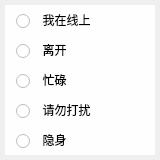
<?xml version="1.0" encoding="UTF-8"?>
<ui version="4.0">
 <class>LoginStateWid</class>
 <widget class="QWidget" name="LoginStateWid">
  <property name="geometry">
   <rect>
    <x>0</x>
    <y>0</y>
    <width>160</width>
    <height>160</height>
   </rect>
  </property>
  <property name="minimumSize">
   <size>
    <width>160</width>
    <height>160</height>
   </size>
  </property>
  <property name="maximumSize">
   <size>
    <width>160</width>
    <height>160</height>
   </size>
  </property>
  <property name="windowTitle">
   <string>LoginStateWid</string>
  </property>
  <layout class="QGridLayout" name="gridLayout">
   <property name="leftMargin">
    <number>0</number>
   </property>
   <property name="topMargin">
    <number>0</number>
   </property>
   <property name="rightMargin">
    <number>0</number>
   </property>
   <property name="bottomMargin">
    <number>0</number>
   </property>
   <property name="spacing">
    <number>0</number>
   </property>
   <item row="0" column="0">
    <widget class="QWidget" name="wid_main" native="true">
     <property name="minimumSize">
      <size>
       <width>150</width>
       <height>150</height>
      </size>
     </property>
     <property name="maximumSize">
      <size>
       <width>150</width>
       <height>150</height>
      </size>
     </property>
     <property name="styleSheet">
      <string notr="true">background-color: rgba(255, 255, 255, 200);</string>
     </property>
     <layout class="QGridLayout" name="gridLayout_2" rowstretch="10,10,10,10,10" rowminimumheight="10,10,10,10,10">
      <property name="leftMargin">
       <number>0</number>
      </property>
      <property name="topMargin">
       <number>0</number>
      </property>
      <property name="rightMargin">
       <number>0</number>
      </property>
      <property name="bottomMargin">
       <number>0</number>
      </property>
      <property name="spacing">
       <number>0</number>
      </property>
      <item row="0" column="0">
       <widget class="QRadioButton" name="radiobtn_state_online">
        <property name="sizePolicy">
         <sizepolicy hsizetype="Expanding" vsizetype="Expanding">
          <horstretch>0</horstretch>
          <verstretch>0</verstretch>
         </sizepolicy>
        </property>
        <property name="styleSheet">
         <string notr="true">QRadioButton{color: rgb(0, 0, 0);padding-left:10px;} 

QRadioButton::indicator {width: 15px; height:15px;color: rgb(166, 166, 166);}

QRadioButton:focus
{
color:rgb(166, 166, 166);
}

QRadioButton::hover:unchecked 
{
background-color: rgb(238, 238, 238);
}

QRadioButton::hover:checked 
{
background-color: rgb(238, 238, 238);
}
QRadioButton::indicator:unchecked 
{
border-image: url(:/icon/Win_Login/state_online.png); 
}

QRadioButton::indicator:checked 
{
border-image: url(:/icon/Win_Login/state_online.png);
}
</string>
        </property>
        <property name="text">
         <string>  我在线上</string>
        </property>
       </widget>
      </item>
      <item row="1" column="0">
       <widget class="QRadioButton" name="radiobtn_state_leave">
        <property name="sizePolicy">
         <sizepolicy hsizetype="Expanding" vsizetype="Expanding">
          <horstretch>0</horstretch>
          <verstretch>0</verstretch>
         </sizepolicy>
        </property>
        <property name="styleSheet">
         <string notr="true">QRadioButton{color: rgb(0, 0, 0);padding-left:10px;} 


QRadioButton::indicator {width: 15px; height:15px;color: rgb(166, 166, 166);}

QRadioButton:focus
{
color:rgb(166, 166, 166);
}

QRadioButton::hover:unchecked 
{
background-color: rgb(238, 238, 238);
}

QRadioButton::hover:checked 
{
background-color: rgb(238, 238, 238);
}
QRadioButton::indicator:unchecked 
{
border-image: url(:/icon/Win_Login/state_leave.png); 
}

QRadioButton::indicator:checked 
{
border-image: url(:/icon/Win_Login/state_leave.png); 
}</string>
        </property>
        <property name="text">
         <string>  离开</string>
        </property>
       </widget>
      </item>
      <item row="3" column="0">
       <widget class="QRadioButton" name="radiobtn_state_notdisturb">
        <property name="sizePolicy">
         <sizepolicy hsizetype="Expanding" vsizetype="Expanding">
          <horstretch>0</horstretch>
          <verstretch>0</verstretch>
         </sizepolicy>
        </property>
        <property name="styleSheet">
         <string notr="true">QRadioButton{color: rgb(0, 0, 0);padding-left:10px;} 


QRadioButton::indicator {width: 15px; height:15px;color: rgb(166, 166, 166);}

QRadioButton:focus
{
color:rgb(166, 166, 166);
}

QRadioButton::hover:unchecked 
{
background-color: rgb(238, 238, 238);
}

QRadioButton::hover:checked 
{
background-color: rgb(238, 238, 238);
}
QRadioButton::indicator:unchecked 
{
border-image: url(:/icon/Win_Login/state_ban.png); 
}

QRadioButton::indicator:checked 
{
border-image: url(:/icon/Win_Login/state_ban.png); 
}</string>
        </property>
        <property name="text">
         <string>  请勿打扰</string>
        </property>
       </widget>
      </item>
      <item row="2" column="0">
       <widget class="QRadioButton" name="radiobtn_state_busy">
        <property name="sizePolicy">
         <sizepolicy hsizetype="Expanding" vsizetype="Expanding">
          <horstretch>0</horstretch>
          <verstretch>0</verstretch>
         </sizepolicy>
        </property>
        <property name="styleSheet">
         <string notr="true">QRadioButton{color: rgb(0, 0, 0);padding-left:10px;} 


QRadioButton::indicator {width: 15px; height:15px;color: rgb(166, 166, 166);}

QRadioButton:focus
{
color:rgb(166, 166, 166);
}

QRadioButton::hover:unchecked 
{
background-color: rgb(238, 238, 238);
}

QRadioButton::hover:checked 
{
background-color: rgb(238, 238, 238);
}
QRadioButton::indicator:unchecked 
{
border-image: url(:/icon/Win_Login/state_busy.png); 
}

QRadioButton::indicator:checked 
{
border-image: url(:/icon/Win_Login/state_buzy.png); 
}</string>
        </property>
        <property name="text">
         <string>  忙碌</string>
        </property>
       </widget>
      </item>
      <item row="4" column="0">
       <widget class="QRadioButton" name="radiobtn_state_invisable">
        <property name="sizePolicy">
         <sizepolicy hsizetype="Expanding" vsizetype="Expanding">
          <horstretch>0</horstretch>
          <verstretch>0</verstretch>
         </sizepolicy>
        </property>
        <property name="styleSheet">
         <string notr="true">QRadioButton{color: rgb(0, 0, 0);padding-left:10px;} 


QRadioButton::indicator {width: 15px; height:15px;color: rgb(166, 166, 166);}

QRadioButton:focus
{
color:rgb(166, 166, 166);
}

QRadioButton::hover:unchecked 
{
background-color: rgb(238, 238, 238);
}

QRadioButton::hover:checked 
{
background-color: rgb(238, 238, 238);
}
QRadioButton::indicator:unchecked 
{
border-image: url(:/icon/Win_Login/state_yinshen.png); 
}

QRadioButton::indicator:checked 
{
border-image: url(:/icon/Win_Login/state_yinshen.png); 
}</string>
        </property>
        <property name="text">
         <string>  隐身</string>
        </property>
       </widget>
      </item>
     </layout>
    </widget>
   </item>
  </layout>
 </widget>
 <layoutdefault spacing="6" margin="11"/>
 <resources>
  <include location="panda_chat.qrc"/>
 </resources>
 <connections/>
</ui>
